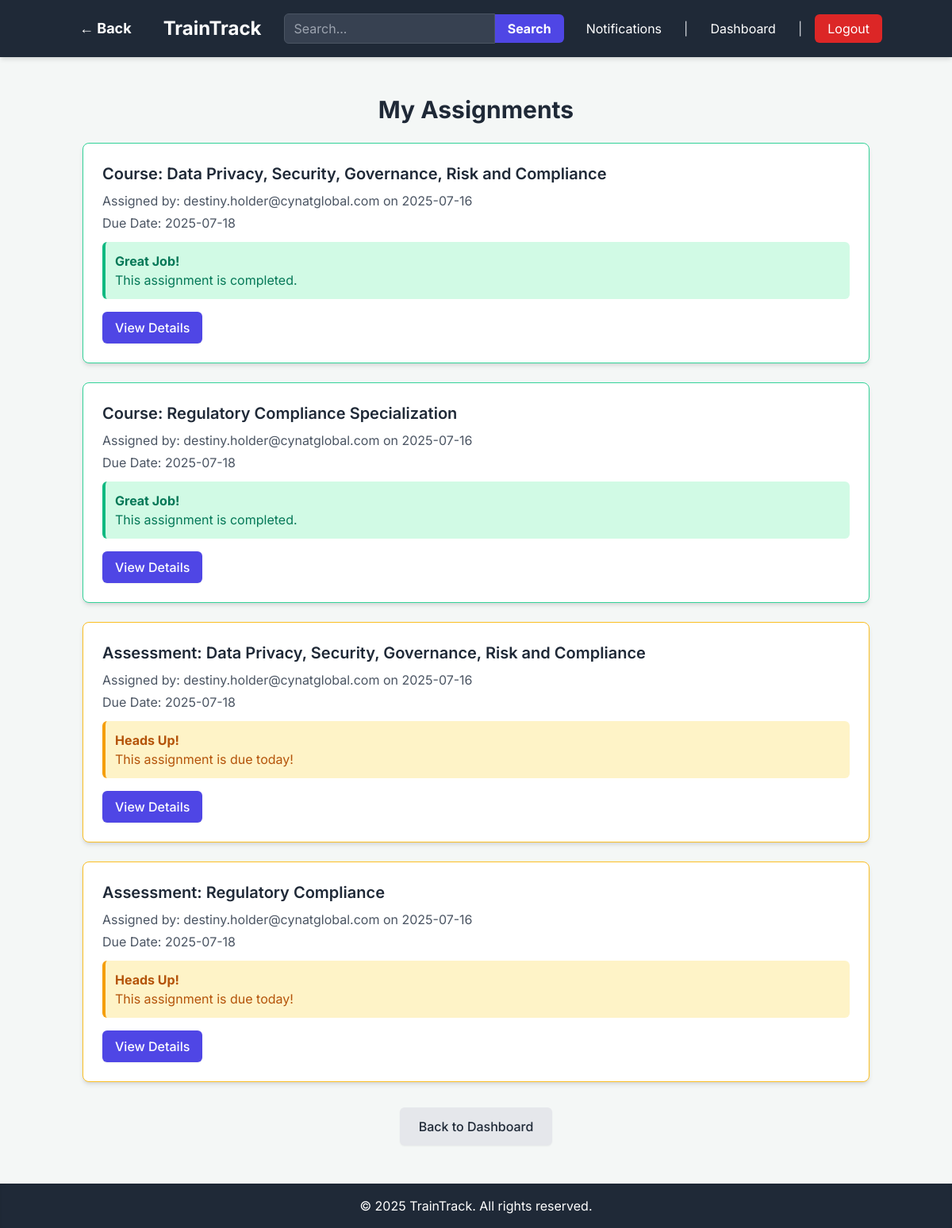
Page /trainee/my_assignments (signed in) on the committed database.
### app.py (models this page shows, shortened)
class Course(db.Model):
    id = db.Column(db.Integer, primary_key=True)
    name = db.Column(db.String(120), nullable=False)
    description = db.Column(db.Text, nullable=True)
    course_link = db.Column(db.String(255), nullable=True) # New field for external link
    created_at = db.Column(db.DateTime, default=datetime.utcnow)
    created_by_id = db.Column(db.Integer, db.ForeignKey('user.id'), nullable=False) # Admin who created it
    assessments = db.relationship('Assessment', backref='course', lazy=True)
    assignments = db.relationship('Assignment', backref='course', lazy=True)
    modules = db.relationship('Module', backref='course', lazy=True) # New relationship for modules

class User(UserMixin, db.Model):
    id = db.Column(db.Integer, primary_key=True)
    username = db.Column(db.String(80), unique=True, nullable=False)
    password_hash = db.Column(db.String(128), nullable=False)
    role = db.Column(db.String(20), nullable=False, default='trainee')
    assignments_as_trainee = db.relationship('Assignment', foreign_keys='Assignment.trainee_id', backref='trainee', lazy=True)
    created_courses = db.relationship('Course', foreign_keys='Course.created_by_id', backref='creator', lazy=True)
    created_assessments = db.relationship('Assessment', foreign_keys='Assessment.created_by_id', backref='assessor_creator', lazy=True)
    assigned_assignments = db.relationship('Assignment', foreign_keys='Assignment.assigned_by_id', backref='assigner', lazy=True)
    notifications_received = db.relationship('Notification', foreign_keys='Notification.recipient_id', backref='recipient', lazy=True)
    notifications_sent = db.relationship('Notification', foreign_keys='Notification.sender_id', backref='sender', lazy=True)
    graded_submissions = db.relationship('Submission', foreign_keys='Submission.graded_by_id', backref='grader', lazy=True)

class Assignment(db.Model):
    id = db.Column(db.Integer, primary_key=True)
    trainee_id = db.Column(db.Integer, db.ForeignKey('user.id'), nullable=False)
    course_id = db.Column(db.Integer, db.ForeignKey('course.id'), nullable=True) # Either course_id or assessment_id must be set
    assessment_id = db.Column(db.Integer, db.ForeignKey('assessment.id'), nullable=True) # Either course_id or assessment_id must be set
    assigned_by_id = db.Column(db.Integer, db.ForeignKey('user.id'), nullable=False) # Admin who assigned it
    assigned_at = db.Column(db.DateTime, default=datetime.utcnow)
    due_date = db.Column(db.DateTime, nullable=True)
    status = db.Column(db.String(50), default='assigned') # e.g., 'assigned', 'in_progress', 'completed', 'graded', 'submitted_for_grading'
    completion_date = db.Column(db.DateTime, nullable=True)
    score = db.Column(db.Float, nullable=True) # Overall score for the assignment
    completion_badge_link = db.Column(db.String(255), nullable=True) # New field for course completion badge
    submissions = db.relationship('Submission', backref='assignment', lazy=True)
    module_completions = db.relationship('TraineeModuleCompletion', backref='assignment', lazy=True) # New relationship for module completions

class Assessment(db.Model):
    id = db.Column(db.Integer, primary_key=True)
    name = db.Column(db.String(120), nullable=False)
    description = db.Column(db.Text, nullable=True)
    type = db.Column(db.String(50), nullable=False) # e.g., 'multiple_choice', 'open_ended'
    course_id = db.Column(db.Integer, db.ForeignKey('course.id'), nullable=True) # Optional: if part of a course
    created_at = db.Column(db.DateTime, default=datetime.utcnow)
    created_by_id = db.Column(db.Integer, db.ForeignKey('user.id'), nullable=False) # Admin who created it
    questions = db.relationship('Question', backref='assessment', lazy=True)
    assignments = db.relationship('Assignment', backref='assessment', lazy=True)

### app.py (the view)
@app.route('/trainee/my_assignments')
@login_required
@trainee_required # Only trainees can access this route
def my_assignments():
    current_year = datetime.now().year
    assignments = Assignment.query.filter_by(trainee_id=current_user.id).order_by(Assignment.due_date.asc()).all()
    assignments_with_status = []
    today = date.today() # Get today's date for comparison
    for assignment in assignments:
        status_info = {
            'assignment': assignment,
            'alert_type': 'none', # 'past_due', 'due_soon', 'on_track'
            'message': ''
        }
        if assignment.status == 'completed':
            status_info['alert_type'] = 'completed'
            status_info['message'] = 'This assignment is completed.'
        elif assignment.due_date:
            due_date_only = assignment.due_date.date() # Extract date part for comparison
            if due_date_only < today:
                status_info['alert_type'] = 'past_due'
                status_info['message'] = f'This assignment was due on {due_date_only.strftime("%Y-%m-%d")} and is past due!'
            elif today <= due_date_only <= today + timedelta(days=7):
                status_info['alert_type'] = 'due_soon'
                days_left = (due_date_only - today).days
                if days_left == 0:
                    status_info['message'] = 'This assignment is due today!'
                else:
                    status_info['message'] = f'This assignment is due in {days_left} day(s).'
            else:
                status_info['alert_type'] = 'on_track'
                status_info['message'] = f'Due on {due_date_only.strftime("%Y-%m-%d")}. You have plenty of time.'
        else:
            status_info['alert_type'] = 'no_due_date'
            status_info['message'] = 'No due date set for this assignment.'
        assignments_with_status.append(status_info)
    return render_template('trainee/my_assignments.html',
                           title='My Assignments',
                           assignments_with_status=assignments_with_status,
                           current_year=current_year)

### app.py (called while the page is built)
def role_required(role):
    def decorator(f):
        @wraps(f)
        def decorated_function(*args, **kwargs):
            if not current_user.is_authenticated or current_user.role != role:
                flash('You do not have permission to access this page.', 'danger')
                return redirect(url_for('dashboard')) # Redirect to dashboard or login
            return f(*args, **kwargs)
        return decorated_function
    return decorator

@login_manager.user_loader
def load_user(user_id):
    return User.query.get(int(user_id))

@app.context_processor
def inject_unread_notifications_count():
    if current_user.is_authenticated:
        unread_count = Notification.query.filter_by(recipient_id=current_user.id, is_read=False).count()
        return dict(unread_notifications_count=unread_count)
    return dict(unread_notifications_count=0)

### templates/trainee/my_assignments.html (shortened to what this page needs)
{% extends "base.html" %}
{% block content %}
    <h1 class="text-3xl font-bold text-gray-800 mb-6 text-center">My Assignments</h1>
    {% if assignments_with_status %}
        <div class="space-y-6">
            {% for item in assignments_with_status %}
                {% set assignment = item.assignment %}
                {% set alert_type = item.alert_type %}
                {% set message = item.message %}
                <div class="bg-white p-6 rounded-lg shadow-md border
                    {% if alert_type == 'past_due' %}border-red-400{% elif alert_type == 'due_soon' %}border-yellow-400{% elif alert_type == 'completed' %}border-green-400{% else %}border-gray-200{% endif %}">
                    <h2 class="text-xl font-semibold text-gray-800 mb-2">
                        {% if assignment.course_id %}
                            Course: {{ assignment.course.name }}
                        {% elif assignment.assessment_id %}
                            Assessment: {{ assignment.assessment.name }}
                        {% else %}
                            Assignment {{ assignment.id }}
                        {% endif %}
                    </h2>
                    <p class="text-gray-600 mb-1">Assigned by: {{ assignment.assigner.username }} on {{ assignment.assigned_at.strftime('%Y-%m-%d') }}</p>
                    {% if assignment.due_date %}
                        <p class="text-gray-600 mb-3">Due Date: {{ assignment.due_date.strftime('%Y-%m-%d') }}</p>
                    {% else %}
                        <p class="text-gray-600 mb-3">Due Date: Not set</p>
                    {% endif %}
                    {% if alert_type == 'past_due' %}
                        <div class="bg-red-100 border-l-4 border-red-500 text-red-700 p-3 rounded-md mb-3" role="alert">
                            <p class="font-bold">Urgent!</p>
                            <p>{{ message }}</p>
                        </div>
                    {% elif alert_type == 'due_soon' %}
                        <div class="bg-yellow-100 border-l-4 border-yellow-500 text-yellow-700 p-3 rounded-md mb-3" role="alert">
                            <p class="font-bold">Heads Up!</p>
                            <p>{{ message }}</p>
                        </div>
                    {% elif alert_type == 'completed' %}
                        <div class="bg-green-100 border-l-4 border-green-500 text-green-700 p-3 rounded-md mb-3" role="alert">
                            <p class="font-bold">Great Job!</p>
                            <p>{{ message }}</p>
                        </div>
                    {% elif alert_type == 'no_due_date' %}
                         <div class="bg-blue-100 border-l-4 border-blue-500 text-blue-700 p-3 rounded-md mb-3" role="alert">
                            <p class="font-bold">Information:</p>
                            <p>{{ message }}</p>
                        </div>
                    {% endif %}
                    <div class="mt-4">
                        <a href="{{ url_for('view_assignment', assignment_id=assignment.id) }}"
                           class="inline-block bg-indigo-600 text-white px-4 py-2 rounded-md font-medium hover:bg-indigo-700 transition duration-300 shadow-sm">
                            View Details
                        </a>
                    </div>
                </div>
            {% endfor %}
        </div>
    {% else %}
        <p class="text-center text-gray-600 text-lg">No assignments found for you yet.</p>
    {% endif %}
    <div class="mt-8 text-center">
        <a href="{{ url_for('dashboard') }}" class="inline-block bg-gray-200 text-gray-800 px-6 py-3 rounded-md font-medium hover:bg-gray-300 transition duration-300 shadow-sm">
            Back to Dashboard
        </a>
    </div>
{% endblock %}

### templates/base.html (style rules this page uses)
body { font-family: 'Inter', sans-serif; background-color: #f4f7f6; }

### rows in the picture
Course: course.name "Data Privacy, Security, Governance, Risk and Compliance"
User: assigner.username "destiny.holder@cynatglobal.com" "destiny.holder@cynatglobal.com" "destiny.holder@cynatglobal.com" "destiny.holder@cynatglobal.com"
Assignment: assigned_at "2025-07-16", due_date "2025-07-18"
Course: course.name "Regulatory Compliance Specialization"
Assignment: assigned_at "2025-07-16", due_date "2025-07-18"
Assessment: assessment.name "Data Privacy, Security, Governance, Risk and Compliance"
Assignment: assigned_at "2025-07-16", due_date "2025-07-18"
Assessment: assessment.name "Regulatory Compliance"
Assignment: assigned_at "2025-07-16", due_date "2025-07-18"

### other values in the picture
{{ message }} "This assignment is completed." "This assignment is completed."
{{ message }} "This assignment is due today!" "This assignment is due today!"
